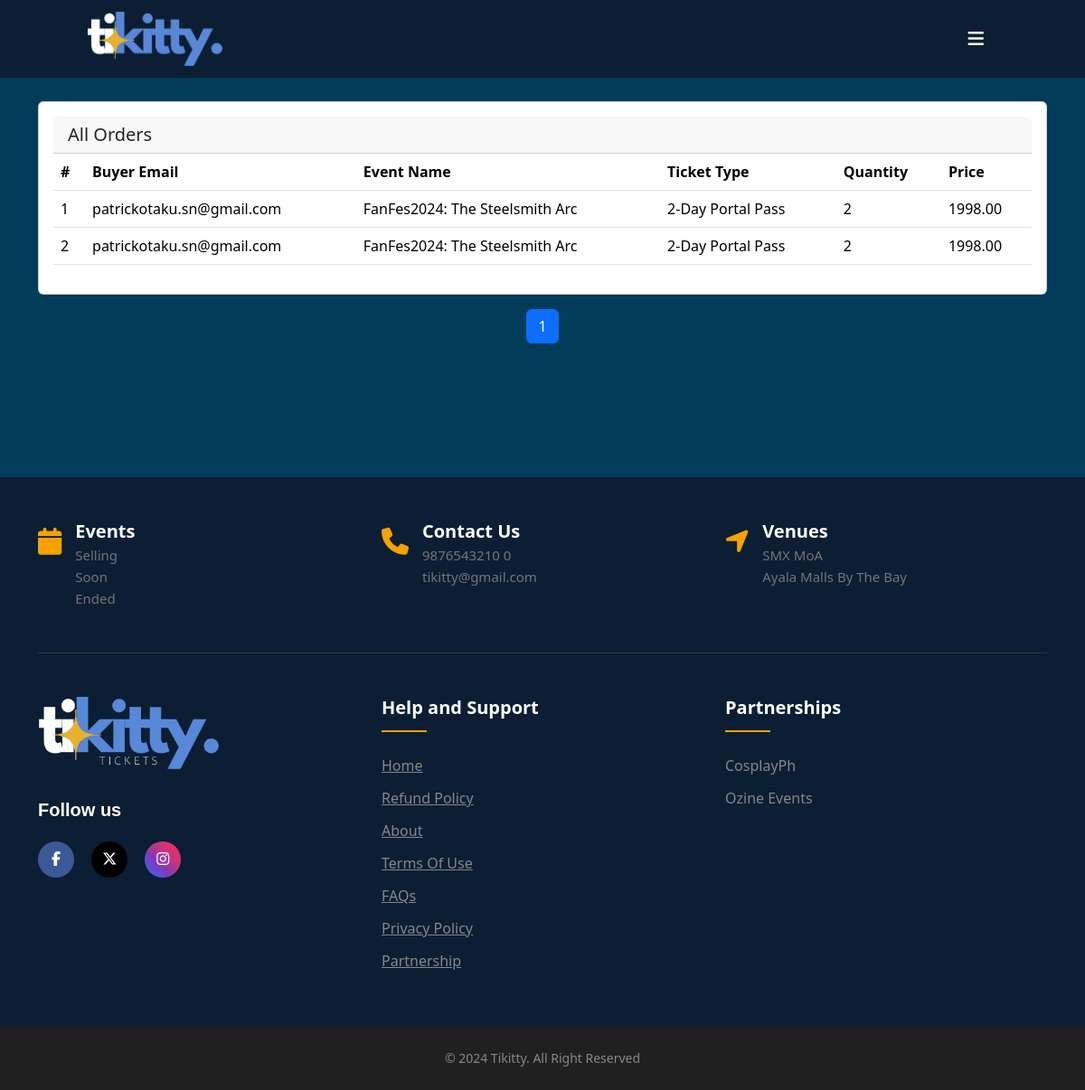
The page /WEBDEV/ticketing/orders.php (signed in) on the database its author committed.
### tables this page shows
CREATE TABLE `events` (
  `event_id` int(11) NOT NULL,
  `user_id` int(11) DEFAULT NULL,
  `title` varchar(200) NOT NULL,
  `description` varchar(700) NOT NULL,
  `venue` varchar(200) NOT NULL,
  `start_date` date NOT NULL,
  `end_date` date NOT NULL,
  `sell_from_date` date NOT NULL,
  `sell_until_date` date NOT NULL,
  `poster_name` varchar(100) NOT NULL,
  `poster_path` varchar(100) NOT NULL,
  `thumbnail_name` varchar(100) NOT NULL,
  `thumbnail_path` varchar(100) NOT NULL,
  `video_link` varchar(300) NOT NULL,
  `status` varchar(50) DEFAULT NULL,
  `approval` varchar(50) NOT NULL
);

CREATE TABLE `profiles` (
  `profile_id` int(11) NOT NULL,
  `name` varchar(100) NOT NULL,
  `birthdate` date NOT NULL,
  `email` varchar(50) NOT NULL,
  `contact_num` varchar(13) NOT NULL,
  `affiliation` varchar(100) DEFAULT NULL
);

CREATE TABLE `tickets` (
  `ticket_id` int(11) NOT NULL,
  `type` varchar(50) NOT NULL,
  `price` decimal(10,2) NOT NULL,
  `quantity` int(11) NOT NULL,
  `sold` int(11) NOT NULL DEFAULT 0,
  `event_id` int(11) NOT NULL,
  `earnings` decimal(10,2) GENERATED ALWAYS AS (`price` * `sold`) STORED,
  `status` int(11) NOT NULL DEFAULT 1
);

CREATE TABLE `orders` (
  `order_id` int(11) NOT NULL,
  `user_id` int(11) NOT NULL,
  `event_id` int(11) NOT NULL,
  `ticket_id` int(11) NOT NULL,
  `buy_quant` int(11) NOT NULL,
  `total_price` decimal(10,2) NOT NULL
);

### WEBDEV/ticketing/Controllers/Connection.php (called while the page is built, shortened)
<?php
    class Connection {
        private $host = "localhost";
        private $username = "root";
        private $dbpass = "";
        private $db = "tikitty";
        public function __construct() {
            try {
                $this->conn = new mysqli($this->host, $this->username, $this->dbpass, $this->db);
            } catch(Exception $e) {
                die($e->getMessage());
            }
        }
    }
?>

### WEBDEV/ticketing/Routes/Route.php (called while the page is built, shortened)
<?php
    require_once('./Controllers/ProfileController.php');
    require_once('./Controllers/UserController.php');
    require_once('./Controllers/EventController.php');
    require_once('./Controllers/TicketController.php');
    require_once('./Controllers/OrderController.php');
    $route = $_SERVER['REQUEST_URI'];
    $routeWithoutParams = strtok($route, '?');
    if($route === '/WEBDEV/ticketing/' || strpos($routeWithoutParams, '/WEBDEV/ticketing/index.php') === 0) {
        if(isset($_SESSION['role'])) {
            if($_SESSION['role'] == '1') {
                header('Location:./adminDashboard.php');
            } else if ($_SESSION['role'] == '2') {
                header('Location:./organizerDashboard.php');
            }
        }
        $eventController = new EventController();
        $data = $eventController->eventList();
        $data2 = $eventController->getOldEvents(['status' => ['ended', 'sold_out']]);
    }
    else if($route === '/WEBDEV/ticketing/addEvent.php') {
        if(!isset($_SESSION['role']) && $_SESSION['role'] != '2'){
            header('Location:./');
        }
    }
    else if(strpos($routeWithoutParams, '/WEBDEV/ticketing/orders.php') === 0 || $route === '/WEBDEV/ticketing/orders.php') {
        $eventController = new EventController();
        $data = $eventController->getAllEventById(['user_id' => $_SESSION['user_id']]);
        $orderController = new OrderController();
        if(isset($_GET['event_id'])) {
            $data2 = $orderController->getOrderById(['event_id' => $_GET['event_id']]);
        } else {
            $data2 = $orderController->orderList();
        }
        $ticketController = new TicketController();
        $data3 = $ticketController->ticketList($data);
        $userController = new UserController();
        $data4 = $userController->getAllUsers();
        $profileController = new ProfileController();
        $data5 = $profileController->getAllProfiles();
    }
?>

### WEBDEV/ticketing/Controllers/OrderController.php (called while the page is built, shortened)
<?php
    require_once('Connection.php');
    require_once('./Models/Order.php');
    require_once('TicketController.php');
    class OrderController extends Connection {
        public function orderList() {
            $order = new Order($this->conn);
            return $order->getAllOrders();
        }
    }
?>

### WEBDEV/ticketing/Models/Model.php (called while the page is built, shortened)
<?php
    class Model {
        protected $table;
        protected $connection;
        public function __construct($conn) {
            $this->connection = $conn;
        }
        public function all() {
            $query = "SELECT * FROM {$this->table}";
            return $this->connection->query($query)->fetch_all(MYSQLI_ASSOC);
        }
        public function findByColumn($columnData) {
            $params = [];
            $conditions = [];
            foreach ($columnData as $columnName => $columnValue) {
                $columnName = $this->connection->real_escape_string($columnName);
                $conditions[] = "BINARY {$columnName} = ?";
                $params[] = $columnValue;
            }
            $whereClause = implode(' AND ', $conditions);
            $query = "SELECT * FROM {$this->table} WHERE {$whereClause}";
            $statement = $this->connection->prepare($query);
            $types = str_repeat('s', count($params));
            $statement->bind_param($types, ...$params);
            $statement->execute();
            $result = $statement->get_result();
            return $result->fetch_assoc();
        }
        public function findAllByColumn($columnData, $limit = null) {
            $params = [];
            $conditions = [];
            foreach ($columnData as $columnName => $columnValue) {
                $columnName = $this->connection->real_escape_string($columnName);
                $conditions[] = "BINARY {$columnName} = ?";
                $params[] = $columnValue;
            }
            $whereClause = implode(' AND ', $conditions);
            $query = "SELECT * FROM {$this->table} WHERE {$whereClause}";
            $statement = $this->connection->prepare($query);
            $types = str_repeat('s', count($params));
            $statement->bind_param($types, ...$params);
            $statement->execute();
            $result = $statement->get_result();
            $rows = [];
            while ($row = $result->fetch_assoc()) {
                $rows[] = $row;
            }
            return $rows;
        }
    }
?>

### WEBDEV/ticketing/Models/Order.php (called while the page is built, shortened)
<?php
    require_once('Model.php');
    class Order extends Model {
        public function getAllOrders() {
            return $this->all();
        }
    }
?>

### WEBDEV/ticketing/Controllers/EventController.php (called while the page is built, shortened)
<?php
    require_once('Connection.php');
    require_once('./Models/Event.php');
    class EventController extends Connection {
        public function getAllEventById($columnData) {
            $event = new Event($this->conn);
            return $event->getEventByColumn($columnData, null);
        }
    }
?>

### WEBDEV/ticketing/Models/Event.php (called while the page is built, shortened)
<?php
    require_once('Model.php');
    class Event extends Model {
        public function getEventByColumn($columnData, $limit) {
            return $this->findAllByColumn($columnData, $limit);
        }
    }
?>

### WEBDEV/ticketing/Controllers/UserController.php (called while the page is built, shortened)
<?php
    require_once('Connection.php');
    require_once('./Models/User.php');
    class UserController extends Connection {
        public function getAllUsers() {
            $user = new User($this->conn);
            return $user->getAllUsers();
        }
    }
?>

### WEBDEV/ticketing/Models/User.php (called while the page is built, shortened)
<?php
    require_once('Model.php');
    class User extends Model {
        public function getAllUsers() {
            return $this->all();
        }
    }
?>

### WEBDEV/ticketing/Controllers/ProfileController.php (called while the page is built, shortened)
<?php
    require_once('Connection.php');
    require_once('./Models/Profile.php');
    class ProfileController extends Connection {
        public function getAllProfiles() {
            $profile = new Profile($this->conn);
            return $profile->getAllProfiles();
        }
    }
?>

### WEBDEV/ticketing/Models/Profile.php (called while the page is built, shortened)
<?php
    require_once('Model.php');
    class Profile extends Model {
        public function getAllProfiles() {
            return $this->all();
        }
    }
?>

### WEBDEV/ticketing/Controllers/TicketController.php (called while the page is built, shortened)
<?php
    require_once('Connection.php');
    require_once('./Models/Ticket.php');
    class TicketController extends Connection {
        public function ticketList($columnData) {
            $ticketData = [];
            $ticket = new Ticket($this->conn);
            if (isset($columnData[0]) && is_array($columnData[0])) {
                foreach($columnData as $event) {
                    if(is_array($event) && isset($event['event_id'])) {
                        $tickets = $ticket->getTicketsById(['event_id' => $event['event_id']]);
                        if(is_array($tickets)) {
                            $ticketData = array_merge($ticketData, $tickets);
                        }
                    }
                }
            }
            if(!empty($ticketData)) {
                return $ticketData;
            } else {
                return false;
            }
        }
    }
?>

### WEBDEV/ticketing/Models/Ticket.php (called while the page is built, shortened)
<?php
    require_once('Model.php');
    class Ticket extends Model {
        public function getTicketsById($columnData) {
            return $this->findAllByColumn($columnData);
        }
    }
?>

### WEBDEV/ticketing/orders.php (the view, shortened to what this page needs)
<?php require('layout/layout_top.php')?>
<link rel="stylesheet" href="assets/css/orders.css">
<section class="mt-5 pt-3 ordersContainer pb-5">
    <main class="container ">
        <div class="card mx-auto mt-5 mb-3 d-flex flex-wrap overflow-auto p-md-3">
            <h5 class="card-header d-flex justify-content-between align-items-center">
                All Orders
            </h5>
            <table class="table">
                <thead>
                    <tr>
                        <th>#</th>
                        <th>Buyer Email</th>
                        <th>Event Name</th>
                        <th>Ticket Type</th>
                        <th>Quantity</th>
                        <th>Price</th>
                    </tr>
                </thead>
                <tbody>
            <?php
                $perPage = 10;
                $totalOrders = count($data2);
                $totalPages = ceil($totalOrders / $perPage);
                $currentPage = isset($_GET['page']) ? $_GET['page'] : 1;
                $start = ($currentPage - 1) * $perPage;
                $end = min($start + $perPage, $totalOrders);
                for ($i = $start; $i < $end; $i++) {
                    $order = $data2[$i];
                    foreach ($data as $event) {
                        if ($order['event_id'] == $event['event_id']) {
            ?>
                            <tr>
                                <td><?php echo $i + 1; ?></td>
                                <td>
                                    <?php
                                        foreach ($data4 as $user) {
                                            if ($order['user_id'] == $user['user_id']) {
                                                foreach ($data5 as $profile) {
                                                    if ($user['profile_id'] == $profile['profile_id']) {
                                                        echo $profile['email'];
                                                    }
                                                }
                                            }
                                        }
                                    ?>
                                </td>
                                <td><?php echo $event['title']; ?></td>
                                <td>
                                    <?php
                                        foreach ($data3 as $ticket) {
                                            if ($order['ticket_id'] == $ticket['ticket_id']) {
                                                echo $ticket['type'];
                                            }
                                        }
                                    ?>
                                </td>
                                <td><?php echo $order['buy_quant']; ?></td>
                                <td><?php echo $order['total_price']; ?></td>
                            </tr>
            <?php
                        }
                    }
                }
            ?>
            </tbody>
            </table>
            </div>
            <nav aria-label="Page navigation py-3">
            <ul class="pagination justify-content-center mb-5">
                <?php for ($i = 1; $i <= $totalPages; $i++) : ?>
                    <li class="page-item <?php echo $currentPage == $i ? 'active' : ''; ?>">
                        <a class="page-link" href="?page=<?php echo $i; ?>"><?php echo $i; ?></a>
                    </li>
                <?php endfor; ?>
            </ul>
            </nav>
    </main>
</section>
<?php require('layout/layout_bot.php')?>

### WEBDEV/ticketing/assets/css/app.css (style rules this page uses)
body { margin: 0; padding: 0; }

### WEBDEV/ticketing/assets/css/orders.css (style rules this page uses)
.ordersContainer { background-color: #013c58; min-height: 60svh; }

### WEBDEV/ticketing/assets/css/footer.css (style rules this page uses)
ul { margin: 0px; padding: 0px; }

### rows shown on the page
events: title "FanFes2024: The Steelsmith Arc"
profiles: email "patrickotaku.sn@gmail.com"
tickets: type "2-Day Portal Pass"
orders: buy_quant "2", total_price "1998.00"
orders: buy_quant "2", total_price "1998.00"
